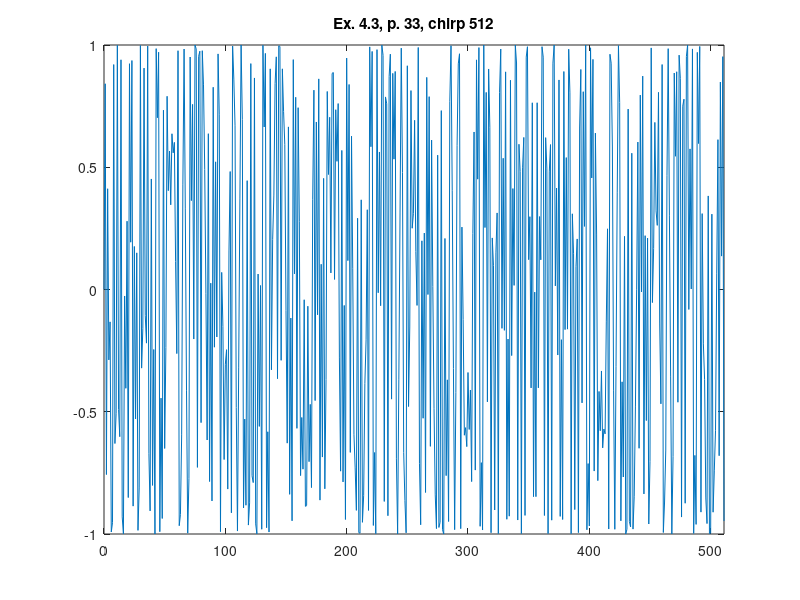

Recreate this plot in MATLAB.
%% ========================================================================
%% Programmatic octave notes on "Ripples in Mathematics" by A. Jensen
%% and A. la Cour-Harbo written with a deep gratitude to the authors for
%% this wonderful text. 
%% 
%% Reconstruction of graphs in Ex. 4.3, p. 33.
%%
%% Author: Vladimir Kulyukin
%% 
%% NB: I have tested this code in Octave 4.
%% =========================================================================
t = [0:511];

%%y_ex_4_3_chirp_512_p33 = arrayfun(@(x) sin(x*x), t);

y_ex_4_3_chirp_512_p33 = [
0.0
0.8414709848078965
-0.7568024953079282
0.4121184852417566
-0.2879033166650653
-0.13235175009777303
-0.9917788534431158
-0.9537526527594719
0.9200260381967906
-0.6298879942744539
-0.5063656411097588
0.9988152247235795
-0.49102159389846933
-0.6019998676776046
0.9395300555699313
-0.9300948780045254
-0.9992080341070627
-0.026521020285755953
-0.4040652194563607
0.2793865543595699
-0.8509193596391765
0.9234700129260028
0.19350296674212325
0.9364725475338364
-0.8859527784925297
0.17601627283386595
-0.5291338443628917
0.14993681711330134
-0.9851359060614224
-0.8115681644677003
0.9978032744219705
-0.3215367736757958
-0.15853338004399595
0.9055399984980432
-0.10589758762554134
-0.21933702833760824
0.9956757929363228
-0.6701396839379524
-0.9055272090161384
0.45213333953209767
-0.8012247906768953
-0.24539810131000514
-0.9999908622413068
0.9851203677373821
0.7025150575473956
0.97049168633502
-0.9905826083622151
-0.44427471223153914
-0.9365254011824229
0.7333337958292518
-0.6501275235748956
-0.236456371968843
0.7902854647755708
0.4042582281073567
0.5663064119145463
0.346394965535536
0.6369471771360007
0.5590140193623636
0.6017832141649304
0.11508425966985522
-0.2620839590180966
0.9766556656643753
-0.9660321335212897
-0.9201559227267819
-0.5946419876082146
0.42785574688343203
0.9835224135737828
0.3296208750563675
-0.41176140298346714
-0.9965019983464921
-0.7736233386803075
0.9509241545016164
0.36359262075472676
0.7570979728966365
-0.20259269090077126
0.9997657290235363
0.9835006076878136
-0.7274941973722288
0.9535984876805766
0.9745271031531163
-0.5444763096196569
0.9767074399435045
0.8369692092360629
0.49052257006311906
-0.017099129324754634
-0.6155654443683674
0.6372259975359011
-0.7853724073864938
0.02588820625858735
-0.8648845336882347
0.8272184413093554
-0.23598771211618064
0.5221681399851388
-0.19418313634197543
0.9635941681513821
0.714349265095485
-0.990499883225518
0.0699403548870591
-0.1506818641899401
-0.6954738915705097
-0.30561438888825215
-0.24609937969464782
-0.8162378872529374
0.1577297229423519
0.4824996614362379
-0.913326194526488
0.9955970299462531
0.8605611322208684
0.6694905763250729
-0.48242044949362944
-0.987873011641156
-0.32062322900654455
0.3704243090429737
0.9999944204825687
0.6952789235816449
-0.8934963527362368
-0.5300543636773004
-0.8823384978101716
0.44516569168778897
-0.9634731745842302
-0.8727092242195603
0.92393196159647
-0.7617387990249458
-0.7896385534858134
0.8652021237010152
-0.9585471955209383
-0.9992599317201509
0.06327417278600043
-0.559938465669347
0.016285345202760176
-0.980524855413266
0.9987437664013248
0.6647380956862394
0.9657276574426782
-0.9743035256085478
-0.581862188490124
-0.9919782188223484
0.9024776658618162
-0.3284537764224785
0.20374380148689844
0.38625289537036805
0.8423818609991991
0.9515842206383249
-0.36479980722156113
0.9966144424106168
0.9940834074976912
-0.2896349263648538
0.9025815138412681
0.7284242383660194
0.593405260747558
-0.0864768631955748
-0.6283884104063706
0.6650983405532557
-0.8377437043128914
-0.11679090072395298
-0.9461011974793929
0.9402300744802112
0.0639961709536449
0.7862858935110772
-0.5678706133570136
0.7436638886532208
0.2773019323823309
-0.7611134830694052
-0.5234786501647082
-0.7347463086288
-0.04192371858296498
-0.8870129486364995
-0.8829053120355148
-0.06834652794286296
-0.7041222206455191
-0.4699018882640378
-0.8101568402133167
0.3690799234749107
0.8152789478246497
-0.4543098582019527
0.6851523290948035
-0.10337936318137572
0.8614197263709612
-0.8614350361080658
0.10328941423905749
-0.6852621070186646
0.454497825443887
-0.8151218170348054
-0.36877172618408394
0.8099270547876143
0.47030097495759343
0.7044860109002429
0.06777511332763597
0.8832023756955725
0.8873328722103334
0.04117076047735824
0.7352981660905888
0.5242232906424662
0.7605070328744293
-0.27634604349604597
-0.7429581157435731
0.5687883170831671
-0.7870117279386232
-0.06522950679587128
-0.9406706947286241
0.9465396567857337
0.11819787191704316
0.8385493661611594
-0.6662455881052698
0.6271447968720294
0.08482501653949996
-0.5920213770362611
-0.7296415944508385
-0.9033716282206742
0.2914520967339717
-0.9942943261752034
-0.9967784612348715
0.3667356386696538
-0.9522399278870575
-0.8435656486289559
-0.38416653965157127
-0.2060156786585576
0.32620356346894436
-0.9035267010973536
0.9922913863876501
0.5839441381155454
0.9737094730482265
-0.9650278296300416
-0.6667849246068954
-0.99859936575043
0.9810832531892106
-0.013361665241050081
0.5624085557286882
-0.06631235373900582
0.9993745450754047
0.957640535301804
-0.8668149338864826
0.7876182589768339
0.7595667031609445
-0.9252297068120316
0.8710114495979078
0.9625226661528972
-0.4483749528245773
0.8840491784077832
0.5331947549293515
0.8917978964618788
-0.6925222592047784
-0.9999998497899818
-0.3667534351056216
0.3168231217846467
0.9872329884667106
0.4787989104604149
-0.6663722419650999
-0.8627182581614657
-0.9951837162379726
0.915097433210867
-0.4786136485168358
-0.15329286147734453
0.813599794683712
0.2505669859343563
0.3100598634813484
0.6920654538227232
0.15541834301419308
-0.06509819405442865
0.9898122522758022
-0.7108598183143824
-0.9622359989776819
0.19917802032431528
-0.5265573175928078
0.23091684450380331
-0.8301709840548737
0.8675505010913541
-0.020493824759984965
0.7887381724660202
-0.6414676557429582
0.6111609730830807
0.011462717559843088
-0.48554986148051044
-0.8401061501522868
-0.9779392727299107
0.549397326231523
-0.9731781156842975
-0.9517752370075722
0.7316379922440975
-0.982375189078635
-0.999880393597263
0.2086991924737104
-0.7611988297956327
-0.36951036257272085
-0.9489178330987977
0.7695004390498699
0.9970273264501016
0.4057364787350889
-0.3233240162459325
-0.9822849216274053
-0.42171562882450053
0.5891265875791397
0.9228368843282492
0.9642092460596192
-0.978140316459587
0.25524113522987946
-0.12217800607670348
-0.5960137037038986
-0.5650228743836208
-0.6425769955361778
-0.339457452341962
-0.5724273281732223
-0.4111120492602063
-0.7856267634027474
0.22903931790926924
0.6442677427657229
-0.7385787473478675
0.9392340984078246
0.4513094664421899
0.989466021250259
-0.9685344981782511
-0.7082201388196002
-0.9836943648864119
0.9999924178888859
0.25336747457530945
0.8061574562246517
-0.45956526410461984
0.9019268458333028
0.6638285692586469
-0.9948470881417695
0.21094709796687366
0.09729094910690418
-0.9018096415557872
0.14986631905510503
0.31316106608012473
-0.9983529191270402
0.8063049239975647
0.9835476610324192
-0.15890140237594017
0.5368619933214975
-0.16695847726848043
0.8902067048060471
-0.9396988883894631
-0.2026920342162199
-0.927048856880548
0.8558688601489417
-0.27019870102623206
0.41284249236967385
0.01684699580669905
0.9995480927085982
0.9264517043210903
-0.9428601183893885
0.5940513126460436
0.4823051782710528
-0.9982764229194228
0.49763196553884703
0.621965549848488
-0.923982295180302
0.9506124614532405
0.9930488992762896
0.12203646577212393
0.29790458883067455
-0.4025104199958396
0.7636759906027696
-0.8471725703573871
-0.010701041200271454
-0.8472366291283623
0.7638316578807636
-0.4021792584038342
0.29836496486089
0.12143806277128191
0.9931337929813916
0.9503501488728843
-0.9243507696680325
0.6211154263470638
0.4965857296892704
-0.9981977050408645
0.4810371593454183
0.5927896386637616
-0.9434212253870147
0.925769384589262
0.99960422566316
0.014797436731157966
0.41481831808169495
-0.26799223664500227
0.8571136058998421
-0.9279952805055554
-0.20528895771522543
-0.9406437435638866
0.8915212922224849
-0.16398559870510016
0.539504267219952
-0.16211478073307095
0.9829321559982492
0.804231673766437
-0.9985539168937257
0.3096090030544204
0.1460503123022546
-0.9000830241330391
0.09320995962127991
0.2068199875936378
-0.9943976186350333
0.660485387575895
0.8999384957000717
-0.4637366815342655
0.8090019000366485
0.2581467213589929
0.9999598739781381
-0.9827486646046063
-0.7119557265827636
-0.9671698321649598
0.988647855688759
0.4563593623494061
0.9412051477897293
-0.742549010696877
0.6396451816117595
0.22304904664193595
-0.781732076782151
-0.4169291913706454
-0.5777540341797872
-0.33321206006850224
-0.647736089243209
-0.5706801548046375
-0.5903835818966968
-0.1292356250723015
0.2482395018356376
-0.9796433331666343
0.9622001690011113
0.9257362860483981
0.5828734941844645
-0.4145962385668257
-0.9807625346002062
-0.3156687817100108
0.3982288781077316
0.9976338456696244
0.7640826511703211
-0.9461818991710881
-0.377563485736282
-0.7668776267817435
0.21741701798470747
-0.9999793703321385
-0.9806210543244426
0.7379355228793465
-0.9488477554975215
-0.9709426014671962
0.5574316259904286
-0.9799327727141374
-0.8454281141650009
-0.47677667360783915
0.0013344654701442464
0.603016804323062
-0.6493881086750133
0.7951433108885532
-0.00988428624927461
0.8728376914546717
-0.8361720511135167
0.2202271630206148
-0.53595542880097
0.21015428131399622
-0.9590888800609725
-0.7027567724961818
0.9880978816781357
-0.05342280732637346
0.16708022096051123
0.6833996910540797
0.3215005464156338
0.2623379351935655
0.8063875526848656
-0.14100866954720973
-0.46756581993818336
0.9201291372233598
-0.9938495568756697
-0.8691705126658317
-0.6566062923513524
0.46721938149402675
0.9850335636985267
0.30410051781311875
-0.35415673364614914
-0.9998995597054283
-0.6825409570191784
0.8854387309355055
0.5449750945233411
0.8905547741584054
-0.46104689526449305
0.9585323279691674
0.8638122990953679
-0.9306665418194083
0.7499167599122502
0.7783936390580983
-0.8741730853889669
0.9531916484951691
0.9997964453190656
-0.08158360720419856
0.57510274005849
0.002192421720986663
0.9839970789571243
-0.9976391033985009
-0.6785615337223531
-0.9606999148708245
0.9699019932548032
0.5970805321799232
0.9941900929035106
-0.9104820663991842
0.3104296460246886
-0.22238670688737788
-0.36852707782451144
-0.8525734993815572
-0.957328309680092
0.3827215262198961
-0.9980207369949166
-0.9960072806260851
0.30824608498113304
-0.9108307943461023
-0.7417280236269246
-0.5774473854559878
0.06679069983414888
0.6128600046078452
-0.6798005373895056
0.8484572342184742
0.13661518997342303
0.9524029970020957
-0.9468865609664288
];

figure;
plot(t, y_ex_4_3_chirp_512_p33);
xlim([0 511]);
title('Ex. 4.3, p. 33, chirp 512');
